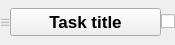
<?xml version="1.0" encoding="UTF-8"?>
<ui version="4.0">
 <class>ResourceNode</class>
 <widget class="QWidget" name="ResourceNode">
  <property name="geometry">
   <rect>
    <x>0</x>
    <y>0</y>
    <width>175</width>
    <height>45</height>
   </rect>
  </property>
  <property name="windowTitle">
   <string>Form</string>
  </property>
  <layout class="QVBoxLayout" name="verticalLayout">
   <property name="spacing">
    <number>0</number>
   </property>
   <property name="leftMargin">
    <number>0</number>
   </property>
   <property name="topMargin">
    <number>0</number>
   </property>
   <property name="rightMargin">
    <number>0</number>
   </property>
   <property name="bottomMargin">
    <number>0</number>
   </property>
   <item>
    <layout class="QHBoxLayout" name="horizontalLayout">
     <item>
      <widget class="QLabel" name="m_handle">
       <property name="palette">
        <palette>
         <active>
          <colorrole role="WindowText">
           <brush brushstyle="SolidPattern">
            <color alpha="255">
             <red>192</red>
             <green>191</green>
             <blue>188</blue>
            </color>
           </brush>
          </colorrole>
          <colorrole role="Text">
           <brush brushstyle="SolidPattern">
            <color alpha="255">
             <red>119</red>
             <green>118</green>
             <blue>123</blue>
            </color>
           </brush>
          </colorrole>
         </active>
         <inactive>
          <colorrole role="WindowText">
           <brush brushstyle="SolidPattern">
            <color alpha="255">
             <red>192</red>
             <green>191</green>
             <blue>188</blue>
            </color>
           </brush>
          </colorrole>
          <colorrole role="Text">
           <brush brushstyle="SolidPattern">
            <color alpha="255">
             <red>119</red>
             <green>118</green>
             <blue>123</blue>
            </color>
           </brush>
          </colorrole>
         </inactive>
         <disabled>
          <colorrole role="WindowText">
           <brush brushstyle="SolidPattern">
            <color alpha="255">
             <red>146</red>
             <green>149</green>
             <blue>149</blue>
            </color>
           </brush>
          </colorrole>
          <colorrole role="Text">
           <brush brushstyle="SolidPattern">
            <color alpha="255">
             <red>146</red>
             <green>149</green>
             <blue>149</blue>
            </color>
           </brush>
          </colorrole>
         </disabled>
        </palette>
       </property>
       <property name="font">
        <font>
         <pointsize>13</pointsize>
         <weight>75</weight>
         <bold>true</bold>
        </font>
       </property>
       <property name="cursor">
        <cursorShape>ClosedHandCursor</cursorShape>
       </property>
       <property name="toolTip">
        <string>Click and drag to reposition this resource.</string>
       </property>
       <property name="text">
        <string>≡</string>
       </property>
      </widget>
     </item>
     <item>
      <widget class="QPushButton" name="m_title">
       <property name="sizePolicy">
        <sizepolicy hsizetype="MinimumExpanding" vsizetype="Fixed">
         <horstretch>0</horstretch>
         <verstretch>0</verstretch>
        </sizepolicy>
       </property>
       <property name="font">
        <font>
         <pointsize>13</pointsize>
         <weight>75</weight>
         <bold>true</bold>
        </font>
       </property>
       <property name="toolTip">
        <string>Click to expand/contract this resource.</string>
       </property>
       <property name="text">
        <string>Task title</string>
       </property>
       <property name="checkable">
        <bool>true</bool>
       </property>
       <property name="checked">
        <bool>false</bool>
       </property>
       <property name="flat">
        <bool>false</bool>
       </property>
      </widget>
     </item>
     <item>
      <widget class="QCheckBox" name="m_visible">
       <property name="toolTip">
        <string>&lt;html&gt;&lt;head/&gt;&lt;body&gt;&lt;p&gt;Toggle visibility.&lt;br/&gt;&lt;/p&gt;&lt;p&gt;If checked, this resource will be visible; otherwise, it will be hidden.&lt;/p&gt;&lt;/body&gt;&lt;/html&gt;</string>
       </property>
       <property name="text">
        <string/>
       </property>
      </widget>
     </item>
    </layout>
   </item>
  </layout>
 </widget>
 <resources/>
 <connections/>
</ui>
